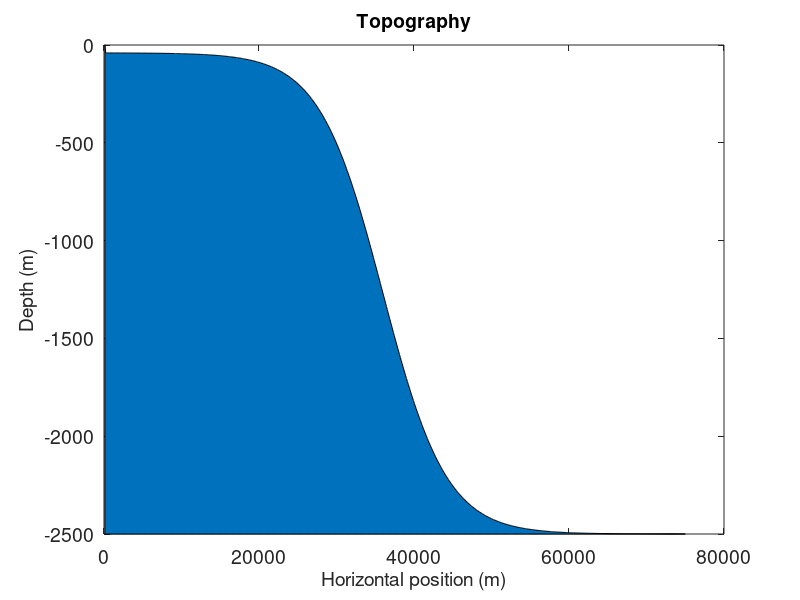
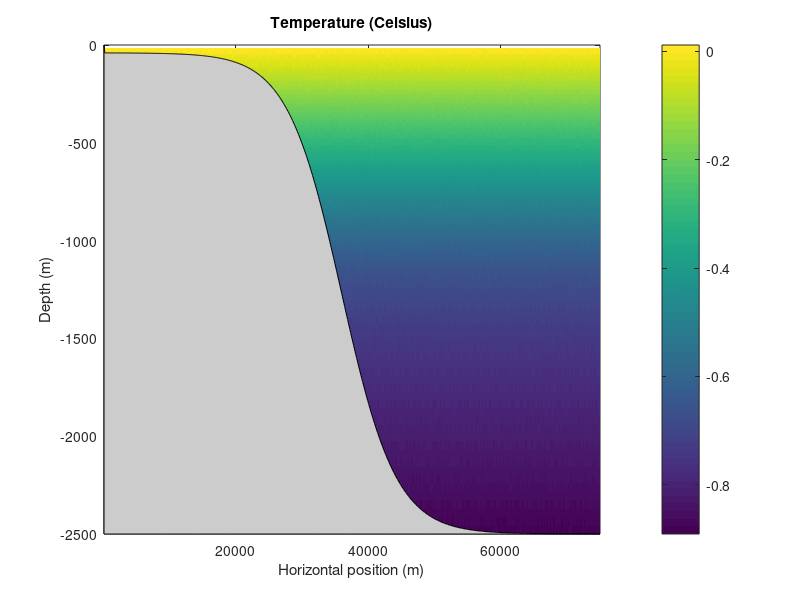
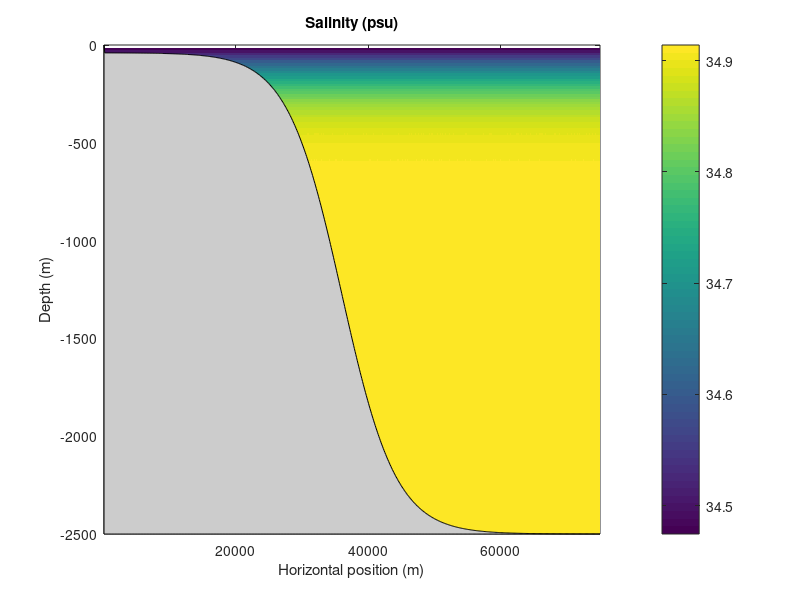
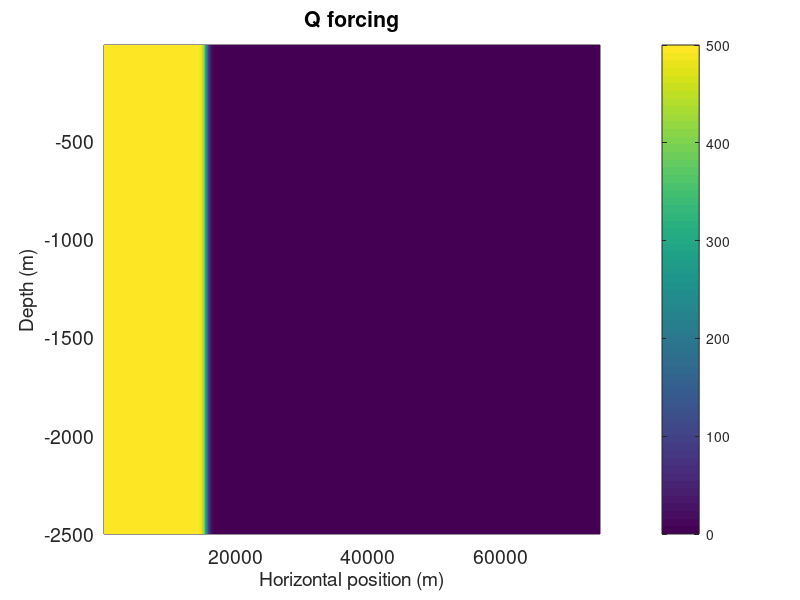

The MATLAB script that drew these images, in order:
% This is a matlab script that generates the input data
% variable x resolution
clear all
close all

prec='real*8';
ieee='b';

% Dimensions of grid
%nx=80;
nx=640;
ny=1;
nz=120;
% Nominal depth of model (meters)
H=2500.0;
% Size of domain
Lx=75.0e3;

% Horizontal resolution (m)
%Variable resolution
res1=2*Lx/(3*nx);
L1=Lx/2;
L2=Lx - L1;
n2=nx - (L1/res1);
res2=L2/n2;
A=res2 - res1;
iswitch1=L1/(res1);
width=40;
dx=zeros(nx,1);
for i=1:nx
    dx(i) = res1*1.43982 + 0.06*A*( tanh( (i-iswitch1)/width) + 1);
%dx(i) = Lx/nx;
end

%Vertical resolution (m)
res1z=2*H/(3*nz);
H1 =H/2;
H2 =H - H1;
n2z =nz - (H1/res1z);
res2z=H2/n2z;
Az = res2z-res1z;
% in gendata_Kara1 iswitchz =H1/(res1z);
iswitchz =H1/(res1z);
widthz=10;
dz = zeros(nz,1)
for i=1:nz
    dz(i) =res1z*.95+0.5408*Az*(tanh((i-iswitchz)/widthz)+1);
    %in gendata_Kara1 dz(i) =res1z/4+1.2*Az*(tanh((i-iswitchz)/widthz)+1);

end


x=zeros(nx,1);
x(1) = dx(1);
for i=2:nx
x(i)=x(i-1) + dx(i);
end

z=zeros(nz,1);
z(1) =-dz(1);
for i=2:nz
    z(i)=(z(i-1)-dz(i));
end

fid=fopen('dx.bin','w',ieee); fwrite(fid,dx,prec); fclose(fid);
%fid=fopen('dz.bin','w',ieee); fwrite(fid,dz,prec); fclose(fid);
dy = Lx/nx

% Flux
Qo=500;
SFo=0.0372;

% Stratification
gravity=9.81;
talpha=2.0e-4;
sbeta=7.4e-4;
N2=0.0000013; %0 for no stratification
Tz=N2/(gravity*talpha);
Sz=N2/(gravity*sbeta);


%Tanh function for cooling
xswitch = 2.2e4+ Lx/2.0;
qwidth = .5e3;
Q=0.0*rand([nx,ny]);
for i=1:nx
Q(i,:) = Q(i,:) + Qo*0.5*(tanh((Lx-x(i)-xswitch)/qwidth) + 1);
%Q(i,:) = Q(i,:) + Qo*0.5*(tanh((x(i)-xswitch)/qwidth) + 1);
end
fid=fopen('Qnet.forcing','w',ieee); fwrite(fid,Q,prec); fclose(fid);

%Tanh function for salinity forcing
%negative for increasing SSS
xswitch = 2.2e4 + Lx/2.0;
sfwidth = 0.5e3;
SF=0.0*rand([nx,ny]);
for i=1:nx
SF(i,:) = -(SF(i,:) + SFo*0.5*(tanh((Lx-x(i)-xswitch)/sfwidth) + 1));
%Q(i,:) = Q(i,:) + Qo*0.5*(tanh((x(i)-xswitch)/qwidth) + 1);
end
fid=fopen('SF.forcing','w',ieee); fwrite(fid,SF,prec); fclose(fid);

% Temperature profile
i = 1:1:nz;
Tref = 1.5516 - 1.5414*(tanh(i/179.2610)+1);
fid =fopen('Tref.init','w',ieee); fwrite(fid,Tref,prec); fclose(fid);
[sprintf('Tref =') sprintf(' %8.6g,',Tref)]

%Sponge BC
Uref=Tref*0;
Vref=Tref*0;
fid =fopen('Uref.init','w',ieee); fwrite(fid,Uref,prec); fclose(fid);
fid =fopen('Vref.init','w',ieee); fwrite(fid,Vref,prec); fclose(fid);

%t = 0.25*rand([nx,ny,nz]);
t=0.01*rand([nx,ny,nz]);

for k=1:nz
 t(:,:,k) = t(:,:,k) + Tref(k);
end
fid=fopen('T.init','w',ieee); fwrite(fid,t,prec); fclose(fid);

%Salinity profile
i = 1:1:nz;
Sref=33.9831+0.4654*(tanh(i/17.9459)+1);
fid=fopen('Sref.init','w',ieee); fwrite(fid,Sref,prec); fclose(fid);
s=0.0001*rand([nx,ny,nz]);
for k=1:nz
    s(:,:,k)=s(:,:,k)+Sref(k);
end
fid=fopen('S.init','w',ieee); fwrite(fid,s,prec); fclose(fid);

% Sloping channel
% tanh function for slope
slope=0.15
offset=1.5e3 + Lx/2.0;
dmax=-40.0;
h1=dmax;
h2=-H;
hdiff=(h1-h2);
xwidth=hdiff/(2.0*slope);
d=0.0*rand([nx,ny]);
for i=1:nx
for j=1:ny
d(i,j) = hdiff/2*(tanh((Lx-x(i)-offset)/xwidth) + 1) - H;
end
end
d(1,:)=0.0;
fid=fopen('topog.slope','w',ieee); fwrite(fid,d,prec); fclose(fid);

pressure = -9.81*1035*z/10000;
pressure = repmat(pressure,[1 nx]);
pressure = reshape(pressure',nx,1,nz);



figure(101)
area(x,d(:,1),-2500); 
set(gca,'Fontsize',14); xlabel('Horizontal position (m)','Fontsize',14)
ylabel('Depth (m)','Fontsize',14); title('Topography','Fontsize',14)

figure(102)
pcolor(x,z,squeeze(t)'); shading flat;
set(gca,'Ydir','Normal')
colorbar; title('Temperature (Celsius)')
xlabel('Horizontal position (m)')
ylabel('Depth (m)'); 
hold on; 
h =area(x,d(:,1),-2500);
set(h,'Facecolor',[0.8 0.8 0.8]);
caxis([-0.8909 0.0116]);

figure(103)
pcolor(x,z,squeeze(s)'); shading flat;
set(gca,'Ydir','Normal')
colorbar; title('Salinity (psu)')
xlabel('Horizontal position (m)')
ylabel('Depth (m)'); 
hold on; 
hh =area(x,d(:,1),-2500); 
set(hh,'FaceColor',[0.8 0.8 0.8]);
caxis([34.4744 34.9140]);

figure(104)
pcolor(x,z,repmat(Q',nz,1)); shading flat;
colorbar; title('Q forcing','Fontsize',14)
set(gca,'Fontsize',14); xlabel('Horizontal position (m)','Fontsize',14)
ylabel('Depth (m)','Fontsize',14); 

figure(105)
pcolor(x,z,repmat(SF',nz,1)); shading flat;
colorbar; title('Salinity forcing','Fontsize',14)
set(gca,'Fontsize',14); xlabel('Horizontal position (m)','Fontsize',14)
ylabel('Depth (m)','Fontsize',14); 
